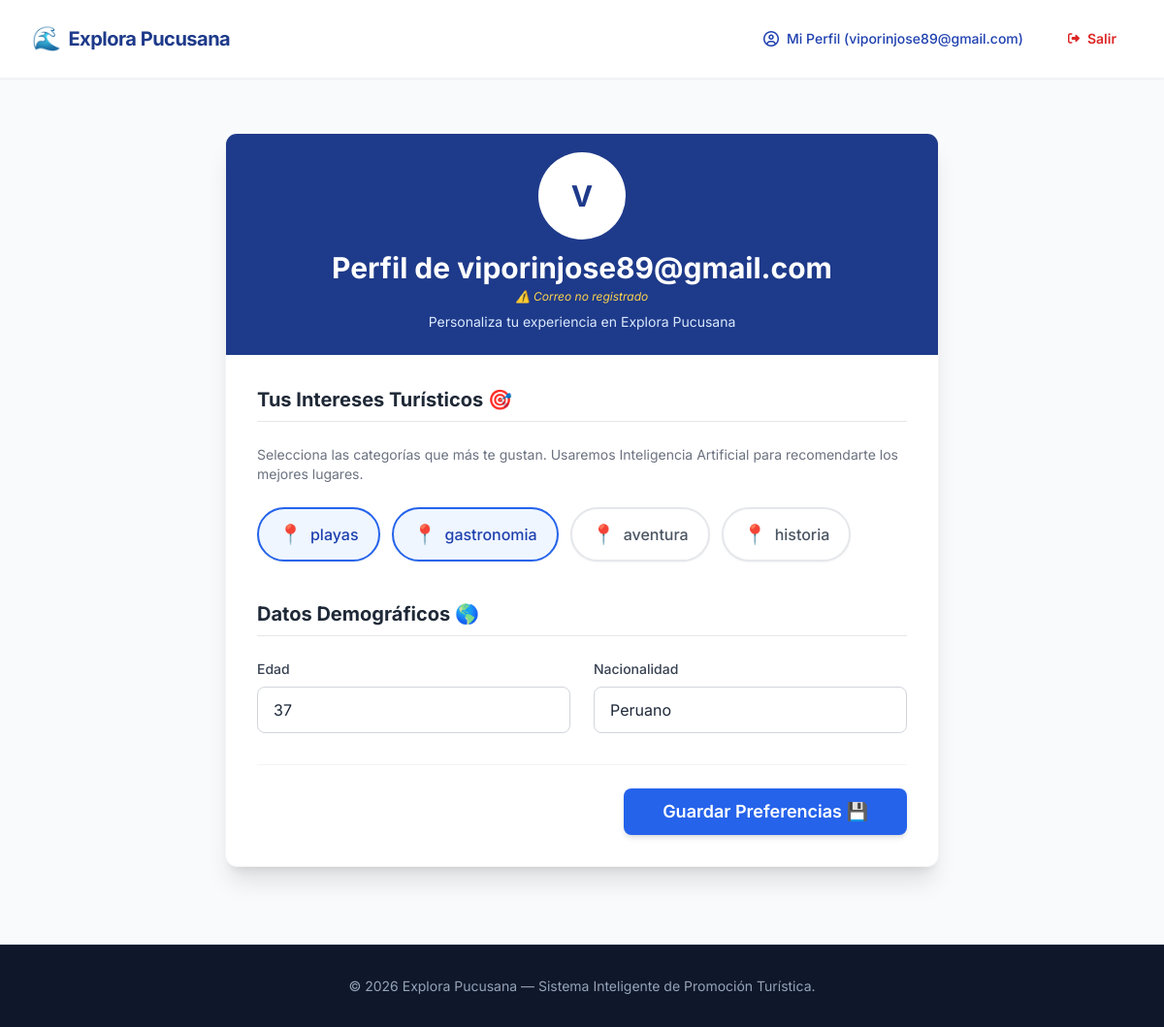
/perfil/ (signed in), run on the app's committed database.
### turismo/models.py (models this page shows, shortened)
class Categoria(models.Model):
    nombre = models.CharField(max_length=100)
    icono = models.CharField(max_length=50, default="📍", help_text="Emoji o clase de icono")

class PerfilUsuario(models.Model):
    usuario = models.OneToOneField(User, on_delete=models.CASCADE, related_name="perfilusuario")
    intereses = models.ManyToManyField(Categoria, blank=True, related_name="interesados")
    edad = models.PositiveIntegerField(null=True, blank=True)
    nacionalidad = models.CharField(max_length=100, default="Peruano")

### turismo/views.py (the view, shortened to what this page needs)
# urls.py: path('perfil/', views.perfil, name='perfil'),
@login_required
def perfil(request):
    perfil_obj, _ = PerfilUsuario.objects.get_or_create(usuario=request.user)
    todas_categorias = Categoria.objects.all()
    contexto = {
        'perfil': perfil_obj,
        'categorias': todas_categorias,
        'intereses_actuales': perfil_obj.intereses.values_list('id', flat=True)
    }
    return render(request, 'perfil.html', contexto)

### turismo/context_processors.py (called while the page is built)
def alerta_perfil(request):
    if request.path.startswith('/dashboard/') or request.path.startswith('/admin/'):
        return {'mostrar_alerta_perfil': False}
    mostrar = False
    if request.user.is_authenticated and not request.user.is_staff:
        try:
            perfil = request.user.perfilusuario
            if perfil.intereses.count() == 0 or not perfil.edad:
                mostrar = True
        except PerfilUsuario.DoesNotExist:
            mostrar = True
    return {'mostrar_alerta_perfil': mostrar}

### turismo/templates/perfil.html (shortened to what this page needs)
{% extends 'base.html' %}
{% block content %}
<div class="container mx-auto mt-10 p-4 max-w-3xl">
    <div class="bg-white rounded-xl shadow-xl overflow-hidden border border-gray-100">
        <div class="bg-blue-900 p-6 text-white text-center">
            <div class="avatar placeholder mb-4">
              <div class="bg-white text-blue-900 rounded-full w-20 ring ring-white ring-offset-base-100 ring-offset-2">
                <span class="text-3xl font-bold">{{ user.username|make_list|first|upper }}</span>
              </div>
            </div>
            <h2 class="text-3xl font-bold">Perfil de {{ user.username }}</h2>
            {% if user.email %}
            <p class="text-blue-200 text-sm mt-1 flex items-center justify-center gap-1.5 font-mono">
                📧 <span>{{ user.email }}</span>
            </p>
            {% else %}
            <p class="text-amber-300 text-xs mt-1 italic">⚠️ Correo no registrado</p>
            {% endif %}
            <p class="text-blue-100 mt-2 text-sm">Personaliza tu experiencia en Explora Pucusana</p>
        </div>
        <form method="POST" class="p-8">
            <h3 class="text-xl font-bold text-gray-800 border-b pb-2 mb-6">Tus Intereses Turísticos 🎯</h3>
            <p class="text-gray-500 mb-6 text-sm">Selecciona las categorías que más te gustan. Usaremos Inteligencia Artificial para recomendarte los mejores lugares.</p>
            <div class="flex flex-wrap gap-3 mb-10">
                {% for cat in categorias %}
                <label class="cursor-pointer relative">
                    <div class="px-5 py-3 rounded-full border-2 border-gray-200 bg-white text-gray-600 font-medium transition-all duration-200 peer-checked:border-blue-600 peer-checked:bg-blue-50 peer-checked:text-blue-800 hover:border-blue-300 shadow-sm flex items-center gap-2 select-none">
                        <span class="text-xl">{{ cat.icono }}</span>
                        <span>{{ cat.nombre }}</span>
                    </div>
                </label>
                {% endfor %}
            </div>
            <h3 class="text-xl font-bold text-gray-800 border-b pb-2 mb-6">Datos Demográficos 🌎</h3>
            <div class="grid grid-cols-1 md:grid-cols-2 gap-6 mb-8">
                <div>
                    <label class="block text-sm font-medium text-gray-700 mb-2">Edad</label>
                    <input type="number" name="edad" value="{{ perfil.edad|default_if_none:'' }}" placeholder="Ej. 25" class="input input-bordered w-full border-gray-300 focus:border-blue-500 focus:ring-blue-500">
                </div>
                <div>
                    <label class="block text-sm font-medium text-gray-700 mb-2">Nacionalidad</label>
                    <input type="text" name="nacionalidad" value="{{ perfil.nacionalidad|default_if_none:'Peruano' }}" class="input input-bordered w-full border-gray-300 focus:border-blue-500 focus:ring-blue-500">
                </div>
            </div>
            <div class="flex justify-end mt-8 pt-6 border-t border-gray-100">
                <button type="submit" class="btn btn-primary bg-blue-600 hover:bg-blue-700 text-white border-none w-full sm:w-auto px-10 text-lg shadow-md">
                    Guardar Preferencias 💾
                </button>
            </div>
        </form>
    </div>
</div>
{% endblock %}

### turismo/templates/base.html (shortened to what this page needs)
<!DOCTYPE html>
<html lang="es" data-theme="light">
<head>
    <script src="https://cdn.tailwindcss.com"></script>
    <link href="https://cdn.jsdelivr.net/npm/daisyui@4.4.19/dist/full.min.css" rel="stylesheet" type="text/css" />
    <link rel="stylesheet" href="https://cdnjs.cloudflare.com/ajax/libs/font-awesome/6.4.0/css/all.min.css">
    <link rel="stylesheet" href="https://unpkg.com/leaflet@1.9.4/dist/leaflet.css" />
</head>
<body class="bg-slate-50 text-slate-800 flex flex-col min-h-screen">
    <header class="sticky top-0 z-40 bg-white/90 backdrop-blur-md border-b border-slate-100 shadow-sm">
      <div class="navbar max-w-7xl mx-auto px-4">
        <div class="flex-1">
          <a href="{% url 'index' %}" class="btn btn-ghost text-xl font-bold text-blue-900 tracking-tight gap-2 hover:bg-slate-100/50">
            <span class="text-2xl">🌊</span> Explora Pucusana
          </a>
        </div>
        <div class="flex-none">
          <ul class="menu menu-horizontal px-1 items-center gap-1">
              {% if user.is_authenticated %}
                  <li>
                    <a href="{% url 'perfil' %}" class="btn btn-sm btn-ghost font-medium text-blue-800 hover:bg-blue-50">
                      <i class="fa-regular fa-circle-user text-base"></i> Mi Perfil ({{ user.username }})
                    </a>
                  </li>
                  <li>
                      <form method="POST" action="{% url 'logout' %}" class="inline">
                          <button type="submit" class="btn btn-sm btn-ghost text-red-600 hover:bg-red-50 hover:text-red-700">
                            <i class="fa-solid fa-right-from-bracket text-xs"></i> Salir
                          </button>
                      </form>
                  </li>
              {% endif %}
          </ul>
        </div>
      </div>
    </header>
    <main class="flex-grow">
        {% block content %}
        {% endblock %}
    </main>
    <footer class="bg-slate-900 text-slate-400 py-8 border-t border-slate-800 mt-16">
      <div class="max-w-7xl mx-auto px-4 text-center text-sm">
        <p>© {% now "Y" %} Explora Pucusana — Sistema Inteligente de Promoción Turística.</p>
      </div>
    </footer>
</body>
</html>

### turismo/templates/base.html (style rules this page uses)
body { font-family: 'Inter', sans-serif; }

### data on the page
Categoria: icono "📍", nombre "playas"
Categoria: icono "📍", nombre "gastronomia"
Categoria: icono "📍", nombre "aventura"
Categoria: icono "📍", nombre "historia"
PerfilUsuario: edad "37", nacionalidad "Peruano"

### other printed values
{{ user.username }} "viporinjose89@gmail.com"
{{ user.username|make_list|first|upper }} "V"
